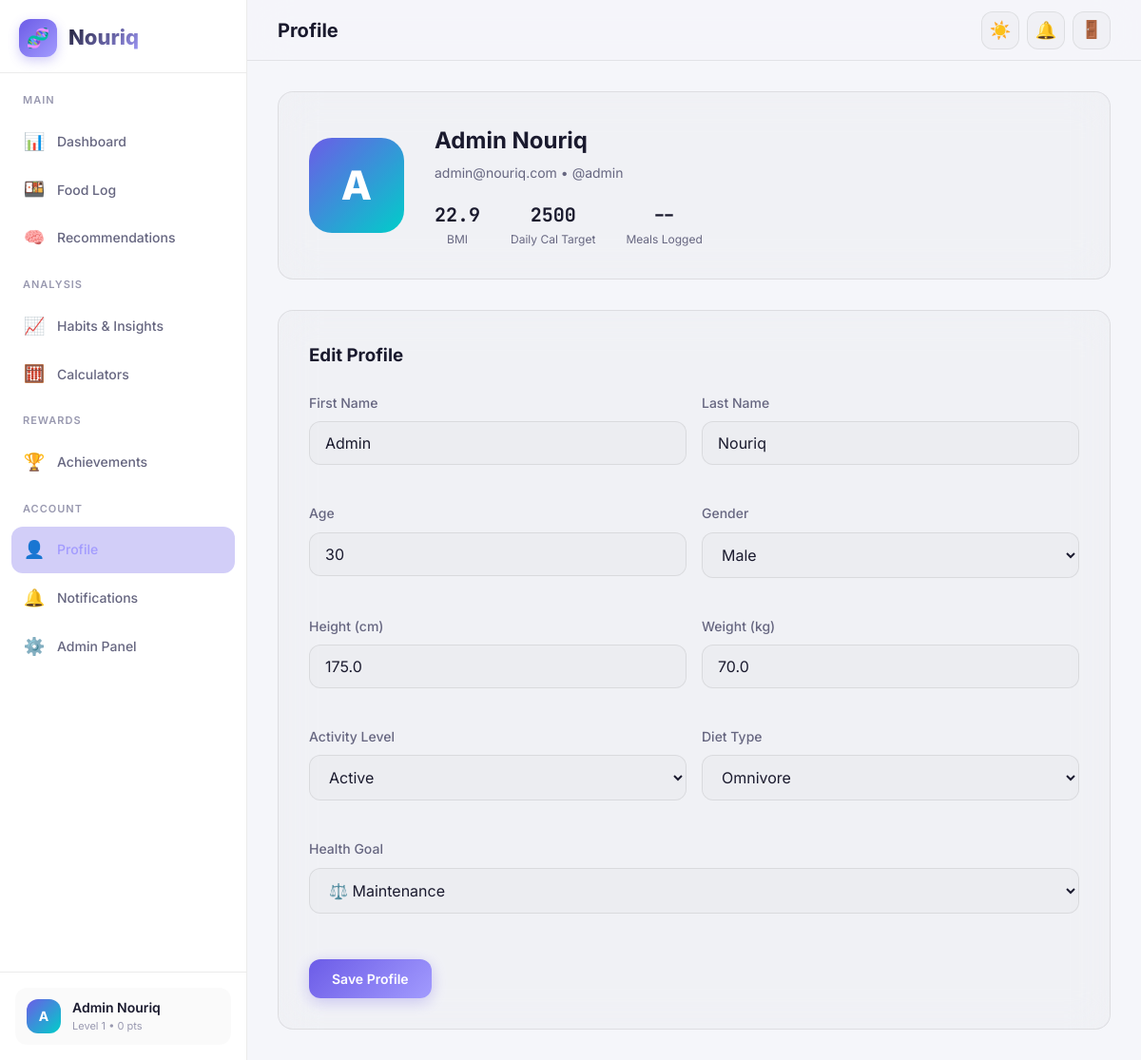
/dashboard/profile.php (signed in), run on the app's committed database.
### tables this page shows
CREATE TABLE IF NOT EXISTS profiles (
    id INT AUTO_INCREMENT PRIMARY KEY,
    user_id INT NOT NULL UNIQUE,
    first_name VARCHAR(100) DEFAULT '',
    last_name VARCHAR(100) DEFAULT '',
    age INT NULL,
    gender ENUM('male','female','other') NULL,
    height_cm DECIMAL(5,1) NULL,
    weight_kg DECIMAL(5,1) NULL,
    bmi DECIMAL(4,1) NULL,
    activity_level ENUM('sedentary','light','moderate','active','very_active') DEFAULT 'moderate',
    diet_type ENUM('omnivore','vegetarian','vegan','keto','paleo','mediterranean') DEFAULT 'omnivore',
    health_goal ENUM('weight_loss','muscle_gain','maintenance','general_health') DEFAULT 'maintenance',
    allergies JSON NULL,
    daily_calorie_target INT DEFAULT 2000,
    daily_protein_target INT DEFAULT 50,
    daily_carb_target INT DEFAULT 250,
    daily_fat_target INT DEFAULT 65,
    avatar_url VARCHAR(500) NULL,
    created_at TIMESTAMP DEFAULT CURRENT_TIMESTAMP,
    updated_at TIMESTAMP DEFAULT CURRENT_TIMESTAMP ON UPDATE CURRENT_TIMESTAMP,
    FOREIGN KEY (user_id) REFERENCES users(id) ON DELETE CASCADE
);

CREATE TABLE IF NOT EXISTS user_points (
    id INT AUTO_INCREMENT PRIMARY KEY,
    user_id INT NOT NULL UNIQUE,
    total_points INT NOT NULL DEFAULT 0,
    level INT NOT NULL DEFAULT 1,
    updated_at TIMESTAMP DEFAULT CURRENT_TIMESTAMP ON UPDATE CURRENT_TIMESTAMP,
    FOREIGN KEY (user_id) REFERENCES users(id) ON DELETE CASCADE
);

CREATE TABLE IF NOT EXISTS users (
    id INT AUTO_INCREMENT PRIMARY KEY,
    email VARCHAR(255) NOT NULL UNIQUE,
    username VARCHAR(100) NOT NULL UNIQUE,
    password_hash VARCHAR(255) NOT NULL,
    role ENUM('user','admin') NOT NULL DEFAULT 'user',
    remember_token VARCHAR(255) NULL,
    reset_token VARCHAR(255) NULL,
    reset_expires DATETIME NULL,
    is_active TINYINT(1) NOT NULL DEFAULT 1,
    created_at TIMESTAMP DEFAULT CURRENT_TIMESTAMP,
    updated_at TIMESTAMP DEFAULT CURRENT_TIMESTAMP ON UPDATE CURRENT_TIMESTAMP,
    INDEX idx_email (email),
    INDEX idx_username (username),
    INDEX idx_remember_token (remember_token),
    INDEX idx_reset_token (reset_token)
);

### includes/functions.php (called while the page is built, shortened)
<?php
function getCurrentUserId() {
    return $_SESSION['user_id'] ?? null;
}
function getCurrentUser() {
    $db = getDB();
    $stmt = $db->prepare("SELECT u.*, p.first_name, p.last_name, p.avatar_url FROM users u LEFT JOIN profiles p ON u.id = p.user_id WHERE u.id = ?");
    $stmt->execute([getCurrentUserId()]);
    return $stmt->fetch();
}
function sanitize($input) {
    return htmlspecialchars(strip_tags(trim($input)), ENT_QUOTES, 'UTF-8');
}
function getUserPoints($userId) {
    $db = getDB();
    $stmt = $db->prepare("SELECT * FROM user_points WHERE user_id = ?");
    $stmt->execute([$userId]);
    return $stmt->fetch() ?: ['total_points' => 0, 'level' => 1];
}
function getUserProfile($userId) {
    $db = getDB();
    $stmt = $db->prepare("SELECT * FROM profiles WHERE user_id = ?");
    $stmt->execute([$userId]);
    return $stmt->fetch();
}
function getDisplayName($user) {
    if (!empty($user['first_name'])) {
        return $user['first_name'] . (!empty($user['last_name']) ? ' ' . $user['last_name'] : '');
    }
    return $user['username'] ?? 'User';
}

### dashboard/profile.php (the view, shortened to what this page needs)
<?php
$pageTitle = 'Profile';
$userId = getCurrentUserId();
$profile = getUserProfile($userId);
$user = getCurrentUser();
?>
<!DOCTYPE html>
<html lang="en" data-theme="dark">
<head>
    <link rel="stylesheet" href="<?php echo CSS_PATH; ?>main.css">
    <link rel="stylesheet" href="<?php echo CSS_PATH; ?>dashboard.css">
</head>
<body>
<div class="dashboard-layout">
    <?php include __DIR__ . '/../includes/header.php'; ?>
    <div class="page-content">
        <div class="glass-card-static profile-header-card" style="margin-bottom:var(--space-xl)">
            <div class="profile-avatar"><?php echo strtoupper(substr($profile['first_name'] ?: $user['username'], 0, 1)); ?></div>
            <div class="profile-info">
                <h2><?php echo sanitize(getDisplayName($user)); ?></h2>
                <div class="profile-email"><?php echo sanitize($user['email']); ?> • @<?php echo sanitize($user['username']); ?></div>
                <div class="profile-stats">
                    <div class="profile-stat">
                        <div class="stat-num"><?php echo $profile['bmi'] ? number_format($profile['bmi'], 1) : '--'; ?></div>
                        <div class="stat-lbl">BMI</div>
                    </div>
                    <div class="profile-stat">
                        <div class="stat-num"><?php echo $profile['daily_calorie_target'] ?? '--'; ?></div>
                        <div class="stat-lbl">Daily Cal Target</div>
                    </div>
                    <div class="profile-stat">
                        <div class="stat-num" id="totalLogsCount">--</div>
                        <div class="stat-lbl">Meals Logged</div>
                    </div>
                </div>
            </div>
        </div>
        <div class="glass-card-static" style="padding:var(--space-xl)">
            <h3 style="margin-bottom:var(--space-lg)">Edit Profile</h3>
            <form id="profileForm">
                <div class="grid grid-2" style="gap:var(--space-md)">
                    <div class="form-group">
                        <label class="form-label">First Name</label>
                        <input type="text" class="form-input" name="first_name" value="<?php echo sanitize($profile['first_name'] ?? ''); ?>">
                    </div>
                    <div class="form-group">
                        <label class="form-label">Last Name</label>
                        <input type="text" class="form-input" name="last_name" value="<?php echo sanitize($profile['last_name'] ?? ''); ?>">
                    </div>
                    <div class="form-group">
                        <label class="form-label">Age</label>
                        <input type="number" class="form-input" name="age" value="<?php echo $profile['age'] ?? ''; ?>" min="1" max="120">
                    </div>
                    <div class="form-group">
                        <label class="form-label">Gender</label>
                        <select class="form-select" name="gender">
                            <option value="male" <?php echo ($profile['gender'] ?? '') === 'male' ? 'selected' : ''; ?>>Male</option>
                        </select>
                    </div>
                    <div class="form-group">
                        <label class="form-label">Height (cm)</label>
                        <input type="number" class="form-input" name="height_cm" value="<?php echo $profile['height_cm'] ?? ''; ?>" step="0.1">
                    </div>
                    <div class="form-group">
                        <label class="form-label">Weight (kg)</label>
                        <input type="number" class="form-input" name="weight_kg" value="<?php echo $profile['weight_kg'] ?? ''; ?>" step="0.1">
                    </div>
                    <div class="form-group">
                        <label class="form-label">Activity Level</label>
                        <select class="form-select" name="activity_level">
                            <?php foreach (['sedentary'=>'Sedentary','light'=>'Lightly Active','moderate'=>'Moderately Active','active'=>'Active','very_active'=>'Very Active'] as $k=>$v): ?>
                            <option value="<?php echo $k; ?>" <?php echo ($profile['activity_level'] ?? '') === $k ? 'selected' : ''; ?>><?php echo $v; ?></option>
                            <?php endforeach; ?>
                        </select>
                    </div>
                    <div class="form-group">
                        <label class="form-label">Diet Type</label>
                        <select class="form-select" name="diet_type">
                            <?php foreach (['omnivore'=>'Omnivore','vegetarian'=>'Vegetarian','vegan'=>'Vegan','keto'=>'Keto','paleo'=>'Paleo','mediterranean'=>'Mediterranean'] as $k=>$v): ?>
                            <option value="<?php echo $k; ?>" <?php echo ($profile['diet_type'] ?? '') === $k ? 'selected' : ''; ?>><?php echo $v; ?></option>
                            <?php endforeach; ?>
                        </select>
                    </div>
                    <div class="form-group" style="grid-column:span 2">
                        <label class="form-label">Health Goal</label>
                        <select class="form-select" name="health_goal">
                            <?php foreach (['weight_loss'=>'🎯 Weight Loss','muscle_gain'=>'💪 Muscle Gain','maintenance'=>'⚖️ Maintenance','general_health'=>'❤️ General Health'] as $k=>$v): ?>
                            <option value="<?php echo $k; ?>" <?php echo ($profile['health_goal'] ?? '') === $k ? 'selected' : ''; ?>><?php echo $v; ?></option>
                            <?php endforeach; ?>
                        </select>
                    </div>
                </div>
                <div style="margin-top:var(--space-lg)">
                    <button type="submit" class="btn btn-primary" id="saveProfileBtn">Save Profile</button>
                </div>
            </form>
        </div>
    </div>
    <?php include __DIR__ . '/../includes/footer.php'; ?>
</div>
</body>
</html>

### includes/header.php (shortened to what this page needs)
<?php
$currentUser = getCurrentUser();
$currentProfile = getUserProfile($currentUser['id']);
$displayName = getDisplayName($currentUser);
$initials = strtoupper(substr($currentUser['first_name'] ?? $currentUser['username'], 0, 1));
$userPoints = getUserPoints($currentUser['id']);
$currentPage = basename($_SERVER['PHP_SELF'], '.php');
?>
<aside class="sidebar" id="sidebar">
    <div class="sidebar-header">
        <div class="sidebar-logo-icon">🧬</div>
        <span class="sidebar-logo-text">Nouriq</span>
    </div>
    <nav class="sidebar-nav">
        <div class="nav-section">
            <div class="nav-section-title">Main</div>
            <a href="<?php echo APP_URL; ?>/dashboard/" class="nav-item <?php echo $currentPage === 'index' ? 'active' : ''; ?>">
                <span class="nav-icon">📊</span> Dashboard
            </a>
            <a href="<?php echo APP_URL; ?>/dashboard/food-log.php" class="nav-item <?php echo $currentPage === 'food-log' ? 'active' : ''; ?>">
                <span class="nav-icon">🍱</span> Food Log
            </a>
            <a href="<?php echo APP_URL; ?>/dashboard/recommendations.php" class="nav-item <?php echo $currentPage === 'recommendations' ? 'active' : ''; ?>">
                <span class="nav-icon">🧠</span> Recommendations
            </a>
        </div>
        <div class="nav-section">
            <div class="nav-section-title">Analysis</div>
            <a href="<?php echo APP_URL; ?>/dashboard/habits.php" class="nav-item <?php echo $currentPage === 'habits' ? 'active' : ''; ?>">
                <span class="nav-icon">📈</span> Habits & Insights
            </a>
            <a href="<?php echo APP_URL; ?>/dashboard/calculators.php" class="nav-item <?php echo $currentPage === 'calculators' ? 'active' : ''; ?>">
                <span class="nav-icon">🧮</span> Calculators
            </a>
        </div>
        <div class="nav-section">
            <div class="nav-section-title">Rewards</div>
            <a href="<?php echo APP_URL; ?>/dashboard/achievements.php" class="nav-item <?php echo $currentPage === 'achievements' ? 'active' : ''; ?>">
                <span class="nav-icon">🏆</span> Achievements
            </a>
        </div>
        <div class="nav-section">
            <div class="nav-section-title">Account</div>
            <a href="<?php echo APP_URL; ?>/dashboard/profile.php" class="nav-item <?php echo $currentPage === 'profile' ? 'active' : ''; ?>">
                <span class="nav-icon">👤</span> Profile
            </a>
            <a href="<?php echo APP_URL; ?>/dashboard/notifications.php" class="nav-item <?php echo $currentPage === 'notifications' ? 'active' : ''; ?>">
                <span class="nav-icon">🔔</span> Notifications
            </a>
            <?php if ($currentUser['role'] === 'admin'): ?>
            <a href="<?php echo APP_URL; ?>/admin/" class="nav-item">
                <span class="nav-icon">⚙️</span> Admin Panel
            </a>
            <?php endif; ?>
        </div>
    </nav>
    <div class="sidebar-footer">
        <a href="<?php echo APP_URL; ?>/dashboard/profile.php" class="sidebar-user" style="text-decoration:none">
            <div class="sidebar-avatar"><?php echo $initials; ?></div>
            <div class="sidebar-user-info">
                <div class="user-name"><?php echo sanitize($displayName); ?></div>
                <div class="user-level">Level <?php echo $userPoints['level']; ?> • <?php echo number_format($userPoints['total_points']); ?> pts</div>
            </div>
        </a>
    </div>
</aside>
<div class="main-content">
    <header class="top-bar">
        <div class="top-bar-left">
            <h1 class="page-title" id="pageTitle"><?php echo $pageTitle ?? 'Dashboard'; ?></h1>
        </div>
        <div class="top-bar-right">
            <button class="top-bar-btn" id="themeToggle" title="Toggle theme">🌙</button>
            <div style="position:relative">
                <button class="top-bar-btn" id="notifBtn" title="Notifications">
                    🔔
                </button>
            </div>
            <a href="<?php echo APP_URL; ?>/auth/logout.php" class="top-bar-btn" title="Sign Out">🚪</a>
        </div>
    </header>

### data on the page
profiles: first_name "A", displayName "Admin Nouriq", getDisplayName($user) "Admin Nouriq", user.email "admin@nouriq.com", user.username "admin", bmi "22.9", daily_calorie_target "2500", first_name "Admin", last_name "Nouriq", age "30", gender "Male", height_cm "175.0", weight_kg "70.0", activity_level "Active", diet_type "Omnivore", health_goal "⚖️ Maintenance"
user_points: level "1", total_points "0"

### other printed values
$pageTitle "Profile"
